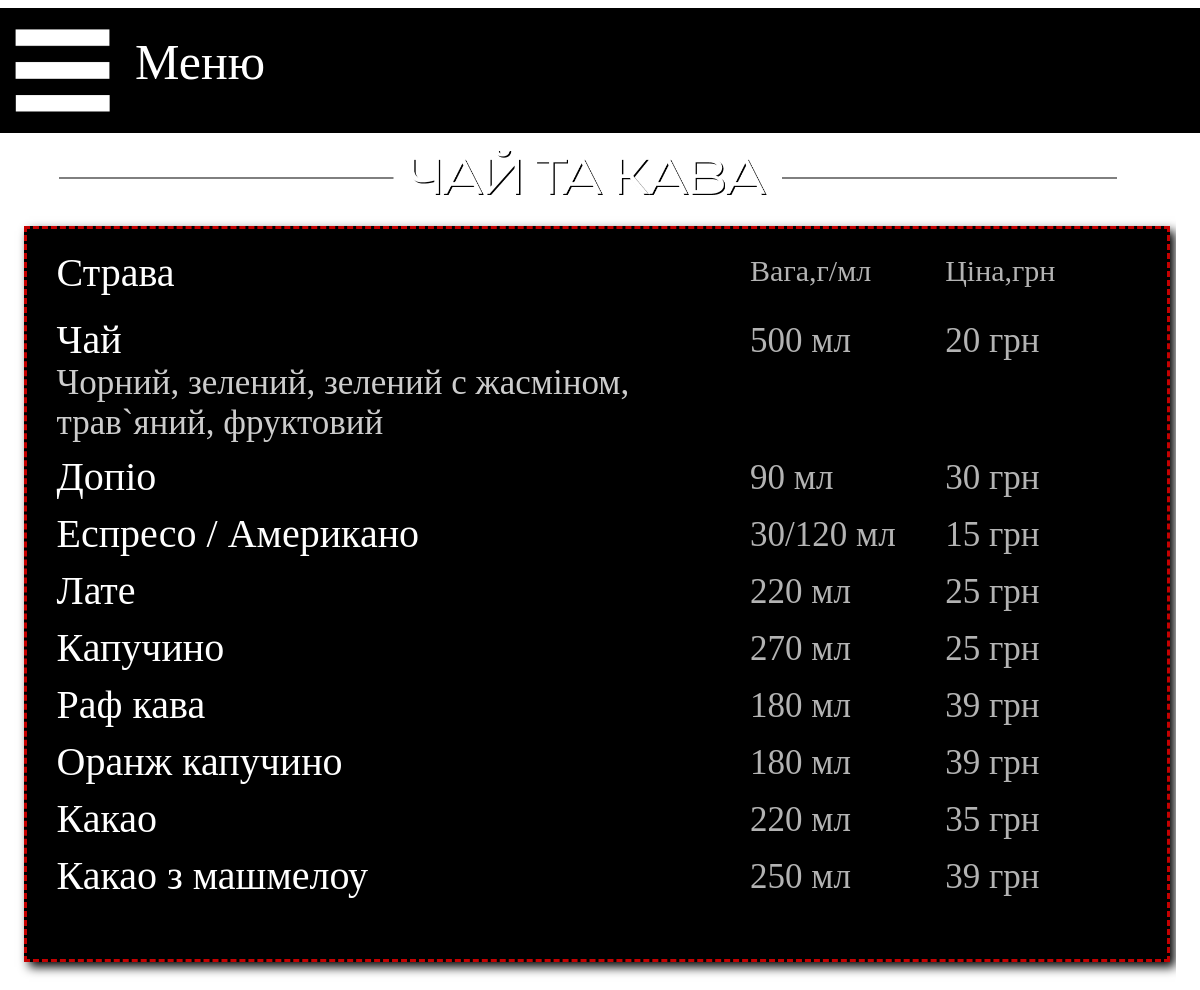
Page /tea-coffee on the committed database.
### main/models.py (models this page shows, shortened)
class Menu_pub_tea(models.Model):
    name = models.CharField('Название', max_length=40)
    weight = models.CharField('Вес', max_length=10)
    spec = models.CharField('Состав', max_length=200, blank=True)
    price = models.CharField('Цена', max_length=10)
    image = models.ImageField(upload_to="pub", default='pub/empty.png')
    class Meta:
        verbose_name = 'Чай/кофе'
        verbose_name_plural = 'Чай/кофе'

### main/views.py (the view)
# urls.py: path('tea-coffee', views.pub_tea_coffee, name='tea_coffee'),
def pub_tea_coffee(request):
    dish = Menu_pub_tea.objects.all()
    n1 = pub_news.objects.all()
    return render(request, 'main/pub_Tea_coffee.html', {'Menu': dish, 'news': n1})

### main/templates/main/pub_Tea_coffee.html (shortened to what this page needs)
{% extends 'main/base_pub.html' %}
{% load static %}
{% block content_top %}
<div class="content_top">
    <img src="{% static 'img/content_top_2/tea.png' %}" width="100%" height="100%">
</div>
{% endblock %}
{% block content2 %}
<div class="menu_list">
    <div class="menu_list_in">
        <div style="width: 100%; float: left">
            <div class="menu_list_head_name">Страва</div>
            <div class="menu_list_head_price">Цiна,грн</div>
            <div class="menu_list_head_weight">Вага,г/мл</div>
        </div>
        {% for el in Menu %}
        <div style="width: 100%; float: left">
            <div class="menu_list_name">{{el.name}}</div>
            <div class="menu_list_price">{{el.price}}</div>
            <div class="menu_list_weight">{{el.weight}}</div>
            <div class="menu_list_spec">{{el.spec}}</div>
        </div>
        {% endfor %}
    </div>
</div>
{% endblock %}

### main/static/css/style2.css (style rules this page uses)
.body { background-image: url(storage/back_pub1.png); background-size: 100%; margin-right: auto; margin-left: auto; }
.menu_list { float: left; width: 97%; height: auto; background-color: black; border: 3px dashed #c50000; box-shadow: 5px 5px 10px black; }
.menu_list_in { float: left; width: 95%; height: auto; margin-left: 30px; margin-top: 20px; margin-right: 20px; margin-bottom: 60px; }
.menu_list_head_name { width: 73%; float: left; font-family: Eastman; color: white; font-size: 25px; margin-bottom: 10px; }
.menu_list_head_weight { margin-top: 5px; width: 15%; float: right; font-family: Eastman; color: white; font-size: 15px; opacity: 70%; margin-bottom: 10px; }
.menu_list_head_price { margin-top: 5px; width: 12%; float: right; font-family: Eastman; color: white; font-size: 15px; opacity: 70%; margin-bottom: 10px; }
.menu_list_name { width: 73%; float: left; font-family: Eastman; color: white; font-size: 20px; margin-top: 10px; }
.menu_list_spec { width: 76%; float: left; font-family: Eastman; color: white; font-size: 15px; opacity: 80%; }
.menu_list_weight { width: 15%; float: right; font-family: Eastman; color: white; font-size: 15px; opacity: 70%; margin-top: 15px; }
.menu_list_price { width: 12%; float: right; font-family: Eastman; color: white; font-size: 15px; opacity: 70%; margin-top: 15px; }
.content_top { margin-left: 5%; margin-top: 0.75%; width: 90%; height: 13.5%; }

### main/static/css/adaptive2.css (style rules this page uses)
@media only screen and (max-width: 1200px) { .body { background-image: url(storage/back_pub.png); } }
@media only screen and (max-width: 1200px) { .content_top { margin-top: 100px; height: 100px; } }
@media only screen and (max-width: 1200px) { .menu_list_head_name { font-size: 40px; width: 50%; } }
@media only screen and (max-width: 1200px) { .menu_list_head_weight { font-size: 30px; width: 18%; } }
@media only screen and (max-width: 1200px) { .menu_list_head_price { font-size: 30px; width: 18%; } }
@media only screen and (max-width: 1200px) { .menu_list_name { font-size: 40px; width: 60%; } }
@media only screen and (max-width: 1200px) { .menu_list_spec { font-size: 35px; width: 60%; } }
@media only screen and (max-width: 1200px) { .menu_list_weight { font-size: 35px; width: 18%; } }
@media only screen and (max-width: 1200px) { .menu_list_price { font-size: 35px; width: 18%; } }

### rows in the picture
Menu_pub_tea: name "Чай", price "20 грн", weight "500 мл", spec "Чорний, зелений, зелений с жасміном, трав`яний, фруктовий"
Menu_pub_tea: name "Допіо", price "30 грн", weight "90 мл"
Menu_pub_tea: name "Еспресо / Американо", price "15 грн", weight "30/120 мл"
Menu_pub_tea: name "Лате", price "25 грн", weight "220 мл"
Menu_pub_tea: name "Капучино", price "25 грн", weight "270 мл"
Menu_pub_tea: name "Раф кава", price "39 грн", weight "180 мл"
Menu_pub_tea: name "Оранж капучино", price "39 грн", weight "180 мл"
Menu_pub_tea: name "Какао", price "35 грн", weight "220 мл"
Menu_pub_tea: name "Какао з машмелоу", price "39 грн", weight "250 мл"
